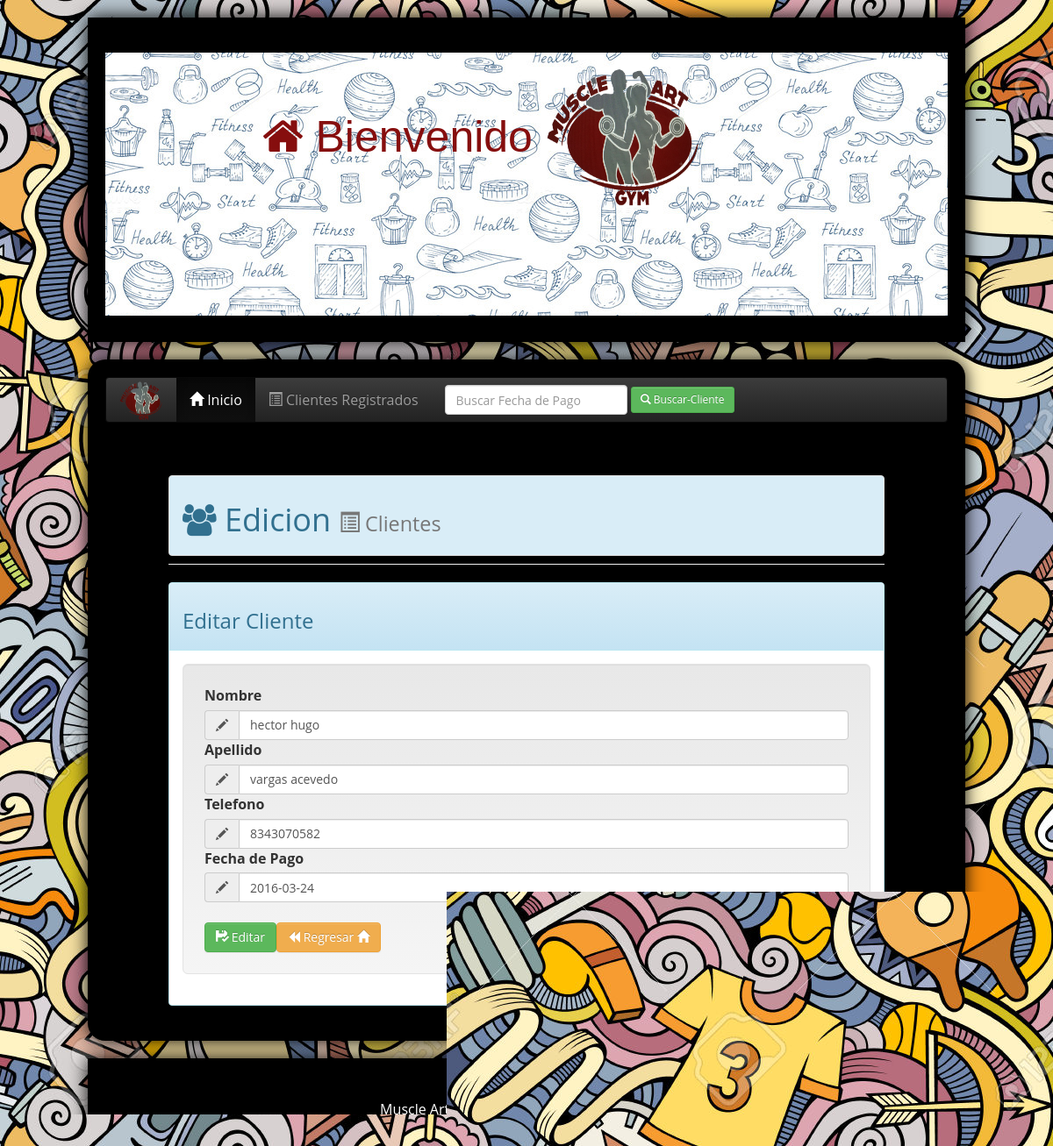
/editar.php?id=9, run on the app's committed database.
### tables this page shows
CREATE TABLE `cliente_gym` (
  `id_cliente` int(11) NOT NULL,
  `nombre_cliente` varchar(150) NOT NULL,
  `apellido_cliente` varchar(150) NOT NULL,
  `telefono_cliente` varchar(100) NOT NULL,
  `fecha_pago` date NOT NULL,
  `ruta` varchar(150) NOT NULL
);

### php/funciones.php (called while the page is built, shortened)
<?php
function getParam($param, $default) {
	$result = $default;
	if (isset($param)) {
  		$result = (get_magic_quotes_gpc()) ? $param : addslashes($param);
	}
	return $result;
}
function sqlValue($value, $type) {
  $value = get_magic_quotes_gpc() ? stripslashes($value) : $value;
  $value = function_exists("mysql_real_escape_string") ? mysql_real_escape_string($value) : mysql_escape_string($value);
  switch ($type) {
    case "int":
      $value = ($value != "") ? intval($value) : "NULL";
      break;
  }
  return $value;
}
?>

### php/edita_datos.php (called while the page is built, shortened)
<?php
$conexion = mysql_connect("localhost","gym") or die ("No se pudo conectar al servidor de BD");
require("funciones.php");
$idcliente = getParam($_GET["id"], "-1");
$sql = "SELECT * FROM  cliente_gym WHERE id_cliente = ".sqlValue($idcliente, "int");
$queEmp = mysql_query($sql, $conexion);
$rsEmp = mysql_fetch_assoc($queEmp);
?>

### editar.php (the view, shortened to what this page needs)
<?php include("php/edita_datos.php");?>
<!DOCTYPE html>
<html lang="es">
<head>
    <link  href = "dist/css/bootstrap.min.css"  rel = "stylesheet" >
	<link rel="stylesheet" href="dist/css/bootstrap-theme.min.css">
	<link href="dist/css/bootstrap.css" rel="stylesheet">
   	<link rel="stylesheet" href="https://maxcdn.bootstrapcdn.com/font-awesome/4.5.0/css/font-awesome.min.css">
    <link rel="stylesheet" type="text/css" href="style.css">
    <link rel="stylesheet" href="css/jquery-ui.css">
</head>
<body>
<div class="contenido2">
	<header >
			<div class="colorsito">
					<nav>
 						<div id="logo">
								<p><i class="fa fa-home"></i> Bienvenido
								<img  src="images/gym.png"></p>
						</div>
					</nav>
			 </div>
	</header>
	</div>
<div class="contenido">
<nav class="navbar navbar-inverse">
  <div class="container-fluid">
    <div class="navbar-header">
      <a class="navbar-brand" ><img class="img-nav" src="images/gym.png"></a>
    </div>
    <div class="collapse navbar-collapse" id="bs-example-navbar-collapse-1">
      <ul class="nav navbar-nav">
        <li class="active"><a href="index.php"><span type="submit" class="glyphicon glyphicon-home" aria-hidden="true"></span> Inicio <span class="sr-only">(current)</span></a></li>
        <li><a href="clientes.php"><span type="submit" class="glyphicon glyphicon-list-alt" aria-hidden="true"></span> Clientes Registrados</a></li>
      </ul>
    <form class="navbar-form navbar-left" action="busqueda.php" method="post" role="search">
  <div class="form-group">
    <input type="text" class="form-control"  placeholder="Buscar Fecha de Pago" name="palabra">
  </div>
  <button type="submit" onclick="if(confirm('Esta seguro de Buscar?') == false){return false;}" name="buscador" value="Buscar" class="btn btn-success btn-sm"><span type="submit" class="glyphicon glyphicon-search" aria-hidden="true"></span> Buscar-Cliente</button>
</form>
    </div>
  </div>
</nav>
<section id="main">
<section id="articles_list">
	<div class="page-header">
	<div class="list-group-item list-group-item-info">
		<h1><i class="fa fa-users"></i> Edicion <small><span class="glyphicon glyphicon-list-alt" aria-hidden="true"></span> Clientes</small></h1>
	</div>
  	</div>
  				<div class="panel panel-info">
  				 <div class="panel-heading"><h3>Editar Cliente</h3></div>
  					<div class="panel-body">
				<div class="well well-lg">
				<form method="post" role="form" action="editar.php?action=edit">
					<label for="ejemplo_email_1">Nombre</label>
					<div class="input-group">
  						<span class="input-group-addon" id="basic-addon1"><span class="glyphicon glyphicon-pencil" aria-hidden="true"></span></span>
  						<input type="text" class="form-control" id="nombre_cliente" name="nombre_cliente" value="<?php echo $rsEmp["nombre_cliente"]; ?>" required placeholder="Nombre" aria-describedby="basic-addon1">
					</div>
				<label for="ejemplo_email_1">Apellido</label>
					<div class="input-group">
  						<span class="input-group-addon" id="basic-addon1"><span class="glyphicon glyphicon-pencil" aria-hidden="true"></span></span>
  						<input type="text" class="form-control" id="apellido_cliente" name="apellido_cliente" value="<?php echo $rsEmp["apellido_cliente"]; ?>" required placeholder="Apellido" aria-describedby="basic-addon1">
					</div>
				<label for="ejemplo_email_1">Telefono</label>
				<div class="input-group">
  						<span class="input-group-addon" id="basic-addon1"><span class="glyphicon glyphicon-pencil" aria-hidden="true"></span></span>
  						<input type="text" class="form-control" id="telefono_cliente" name="telefono_cliente" value="<?php echo $rsEmp["telefono_cliente"]; ?>" required placeholder="Telefono" aria-describedby="basic-addon1">
					</div>
					<label for="ejemplo_email_1">Fecha de Pago</label>
				<div class="input-group">
  						<span class="input-group-addon" id="basic-addon1"><span class="glyphicon glyphicon-pencil" aria-hidden="true"></span></span>
  						<input type="text" class="form-control" id="datepicker" name="fecha_pago" value="<?php echo $rsEmp["fecha_pago"]; ?>" required placeholder="Fecha de pago" aria-describedby="basic-addon1">
					</div>
					<div class="input-group">
					<button type="submit" class="btn btn-success" onclick="if(confirm('Esta seguro de Editar?') == false){return false;}" ><span type="submit" class="glyphicon glyphicon-floppy-saved" aria-hidden="true"></span> Editar</button>
    				<a href="index.php"><button type="button" class="btn btn-warning" onclick="if(confirm('Esta seguro de Regresar?') == false){return false;}"><span type="submit" class="glyphicon glyphicon-backward" aria-hidden="true"></span> Regresar <span type="submit" class="glyphicon glyphicon-home" aria-hidden="true"></span></button></a>
    				</div>
				</form>
				</div>
				</div>
				</div>
</section>
</section>
</div>
		<div class="contenido3">
					<section id="copyright">
						<p  >Muscle Art GYM Copyright@ 2016 <img width="80px" height="80px" src="images/gym.png"></p>
					</section>
				</div>
</body>
</html>

### style.css (style rules this page uses)
* { margin:0px; padding:0px; }
body { background: url("images/40498920-Seamless-abstract-pattern-sports-and-fitness-background-Stock-Vector.jpg") fixed; font-size:12pt; font-family:"open sans", Arial, Helvetica, sans-serif; }
header,#main,footer { width:85%; max-width:960px; margin:0px auto; }
a { color:#bf2222; text-decoration:none; }
.colorsito { background-image: url("images/pattern-with-fitness-symbols-f.jpg"); width:1000px; height:300px; }
header { margin-top:20px; margin-bottom:20px; overflow:hidden; width:110%; }
header #logo { width:80%; float:center; }
header #logo p { font-family:'Raleway', helvetica, arial, sans-serif; font-size:5rem; font-weight:100; text-align:center; color:#860E0E; }
header #logo p img { width:180px; height:180px; }
header nav { width:70%; margin: 10px; text-align: center; display: inline-block; padding-bottom: 60px; }
#main { overflow:hidden; }
#main #articles_list { clear:both; width:100%; float:left; }
.contenido { width:1000px; margin:0 auto; border-radius:20px; padding:20px; box-shadow:0px 0px 20px rgba(0,0,0,5); background:#000; margin-top: 20px; }
.contenido2 { width:1000px; height:370px; margin:0 auto; padding:20px; box-shadow:0px 0px 20px rgba(0,0,0,5); background:#000; margin-top: 20px; color:#EEECEC; text-align:center; }
.contenido3 { width:1000px; height:100px; margin:0 auto; padding:20px; box-shadow:0px 0px 20px rgba(0,0,0,5); background:#000; margin-top: 20px; color:#ffffff; text-align:center; }
.img-nav { margin-top:-13px; width:50px; height:50px; }

### data on the page
cliente_gym: nombre_cliente "hector hugo", apellido_cliente "vargas acevedo", telefono_cliente "8343070582", fecha_pago "2016-03-24"
